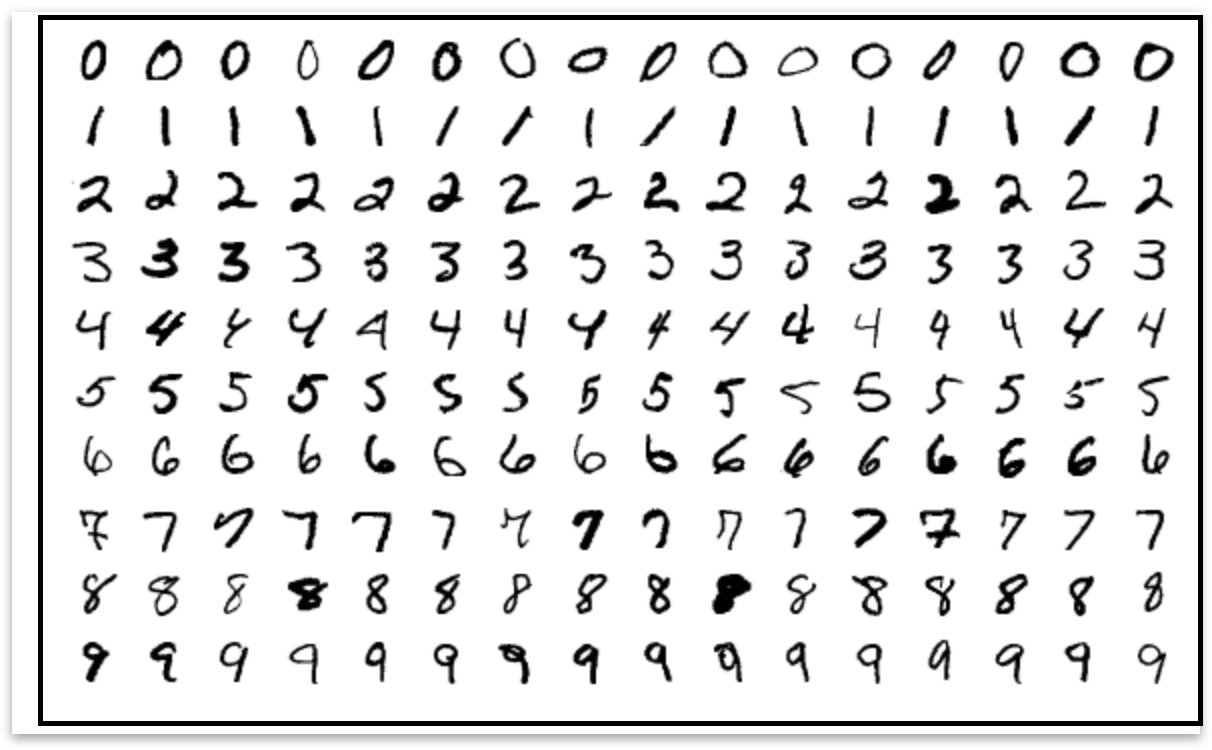
#> input picture example1.png, 1212 x 750 px
$ python digit_detection.py   (older library calls are emulated)
#> lines starting #> are read from the running program, lines starting #| are printed output that depends on the picture; after the words box and inside, x2 and y2 are one past the last pixel; in counts of white or black regions, pixels touching at a corner belong together
### contrast.py
import cv2

def increase_contrast(image):
    if len(image.shape) == 2 :
        normalized = cv2.normalize(image,None,alpha=0,beta=255,norm_type=cv2.NORM_MINMAX,dtype=cv2.CV_8U)
        equalized=cv2.equalizeHist(normalized)

        return equalized
    elif len(image.shape)==3 and image.shape[2]==3:
        gray=cv2.cvtColor(image,cv2.COLOR_BGR2GRAY)
        normalized=cv2.normalize(gray,None,alpha=0,beta=255,norm_type=cv2.NORM_MINMAX,dtype=cv2.CV_8U)
        equalized=cv2.equalizeHist(normalized)
        contrast=cv2.cvtColor(equalized,cv2.COLOR_GRAY2BGR)
        return contrast
    else:
        ValueError('NNO')

### digit_detection.py
# import the necessary packages
from imutils.perspective import four_point_transform
from imutils import contours
import imutils
import cv2
import os
from tensorflow import keras
import tensorflow as tf
import numpy as np
import matplotlib.pyplot as plt
from functools import partial
from contrast import increase_contrast
# load the image
image = cv2.imread("example1.png")
#> image is the input picture: shape (750, 1212, 3); min 0, max 255, mean 230.3
# pre-process the image by resizing it, converting it to
# graycale, blurring it, and computing an edge map
# ratio = image.size / 500

image = imutils.resize(image, height=500)
#> image: shape (500, 808, 3)

image=increase_contrast(image)
#> in increase_contrast, `equalized=cv2.equalizeHist(normalized)`:
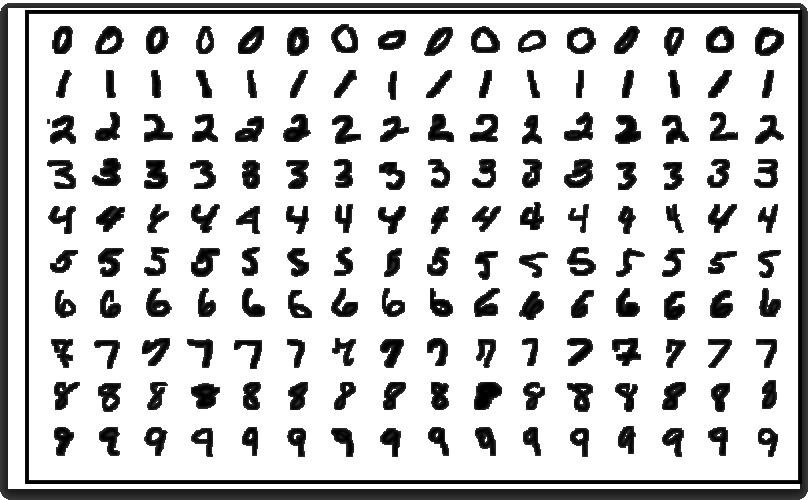
#> equalized: shape (500, 808); min 0, max 255, mean 202.7

gray = cv2.cvtColor(image, cv2.COLOR_BGR2GRAY)
blurred = cv2.GaussianBlur(gray, (5, 5), 0)
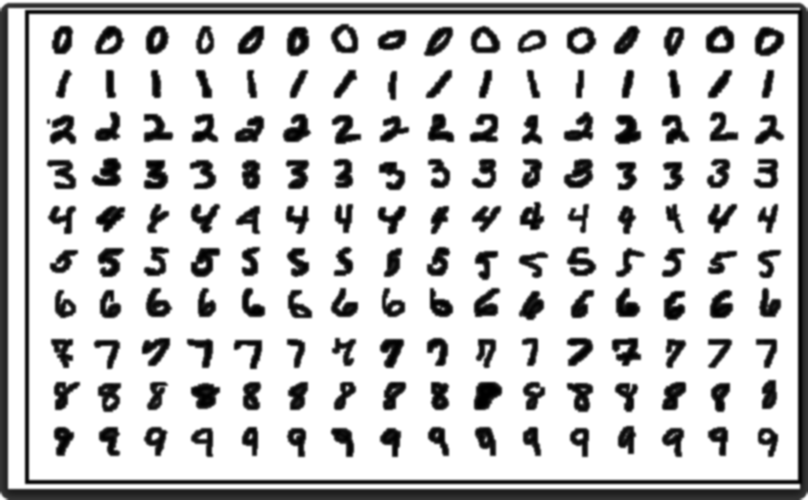
#> blurred: shape (500, 808); min 0, max 255, mean 202.7
edged = cv2.Canny(blurred, 50, 200, 255)
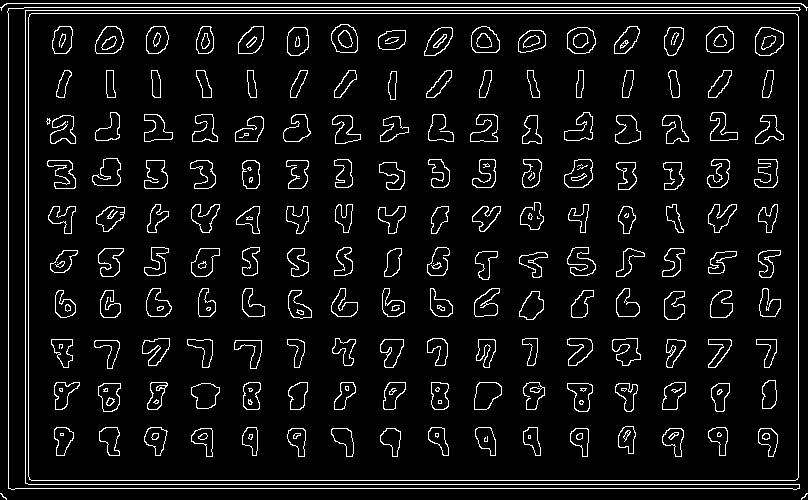
#> edged: shape (500, 808); 6.6% white in thin lines or dots

cv2.imshow('og',image)
cv2.waitKey(0)
cv2.destroyAllWindows()


# find contours in the edge map, then sort them by their
# size in descending order
cnts = cv2.findContours(edged.copy(), cv2.RETR_EXTERNAL,
	cv2.CHAIN_APPROX_SIMPLE)
#> cnts = 5 contours, 3 with area under 20; largest, box (x1, y1, x2, y2) and area: (28, 13, 799, 481) 359572, (7, 7, 801, 490) 13594
cnts = imutils.grab_contours(cnts)
cnts = sorted(cnts, key=cv2.contourArea, reverse=True)


## contours of the display
displayCnt = None
# # loop over the contours
for c in cnts:
	# approximate the contour
    peri = cv2.arcLength(c, True)
    approx = cv2.approxPolyDP(c, 0.02 * peri, True)
    # if the contour has four vertices, then we have found
    # the thermostat display
    if len(approx) == 4:
        displayCnt = approx
#> this loop made 5 passes
#> (peri, displayCnt) on pass 1: (2469.3, [[29, 14], [29, 479], [797, 479], [797, 14]])
#> peri on passes 2, 4, 5: 4093, 18.73, 18.73
    # break

# extract the display, apply a perspective transform
# to it
if displayCnt is not None:
    warped = four_point_transform(gray, displayCnt.reshape(4, 2))
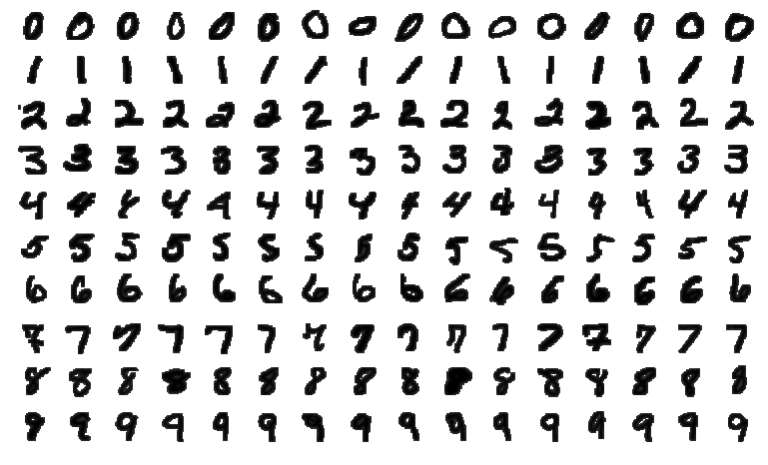
#> warped: shape (465, 768); min 0, max 255, mean 214.6
    output = four_point_transform(image, displayCnt.reshape(4, 2))

    thresh = cv2.threshold(warped, 0, 255,
        cv2.THRESH_BINARY_INV | cv2.THRESH_OTSU)[1]
#> thresh: shape (465, 768); 17.2% white; 161 white regions (1 under 20 px), largest, box (x1, y1, x2, y2) and area: (444, 367, 472, 395) 576, (534, 145, 563, 174) 573, (725, 13, 754, 42) 555
    kernel = cv2.getStructuringElement(cv2.MORPH_ELLIPSE, (5,5))
    thresh = cv2.morphologyEx(thresh, cv2.MORPH_OPEN, kernel)
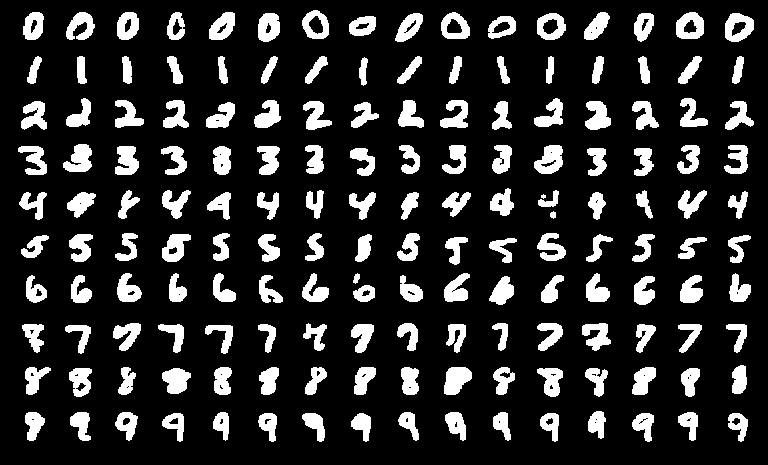
#> thresh: shape (465, 768); 16.8% white; 163 white regions (1 under 20 px), largest, box (x1, y1, x2, y2) and area: (444, 367, 472, 395) 572, (534, 145, 563, 174) 569, (725, 13, 754, 42) 548
    thresh=thresh[15:thresh.shape[0]-15,15:thresh.shape[1]-15]
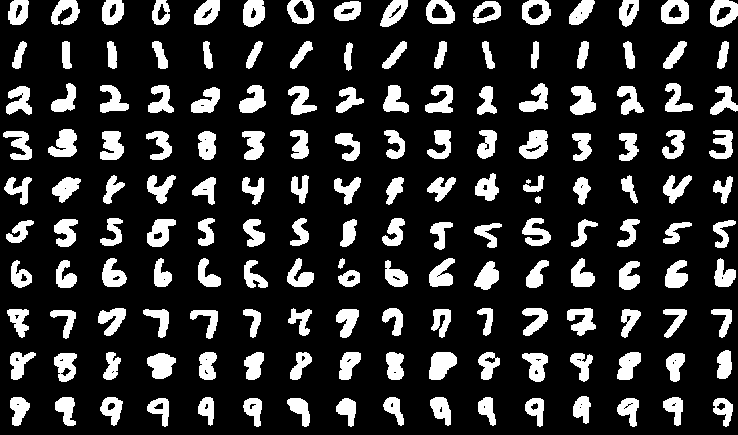
#> thresh: shape (435, 738); 18.5% white; 163 white regions (1 under 20 px)

    cv2.imshow('thresh',thresh)
    cv2.waitKey(0)
    cv2.destroyAllWindows()

    # find contours in the thresholded image, then initialize the
    # digit contours lists
    cnts = cv2.findContours(thresh.copy(), cv2.RETR_EXTERNAL,
        cv2.CHAIN_APPROX_SIMPLE)
#> cnts = 163 contours, 1 with area under 20; largest, box (x1, y1, x2, y2) and area: (710, 0, 738, 27) 590, (522, 0, 551, 25) 568, (661, 0, 689, 24) 562, (519, 130, 548, 159) 558, (426, 0, 455, 24) 554
    cnts = imutils.grab_contours(cnts)
    digitCnts = []

    # loop over the digit area candidates
    xy=[]
    for dgit in cnts:
        # compute the bounding box of the contour
        (x, y, w, h) = cv2.boundingRect(dgit)
        # if the contour is sufficiently large, it must be a digit
        if w >= 10 and h >= 10:
            xy.append((x,y,w,h))
            digitCnts.append(dgit)
#> this loop made 163 passes
#> (x, y, w, h) on passes 1 to 3: (713, 398, 20, 29), (617, 398, 22, 29), (525, 398, 19, 29)
#> after the loop, digitCnts = 158 contours; largest, box (x1, y1, x2, y2) and area: (710, 0, 738, 27) 590, (522, 0, 551, 25) 568, (661, 0, 689, 24) 562, (519, 130, 548, 159) 558, (426, 0, 455, 24) 554; xy = 158 items, first 6: (713, 398, 20, 29), (617, 398, 22, 29), (525, 398, 19, 29), (336, 398, 20, 29), (287, 398, 23, 29), (243, 398, 19, 29)

    print(len(cnts))
#| 163
    print(len(digitCnts))
#| 158
    print(len(xy))
#| 158


    #Draw bounding boxes around the digits
    if len(digitCnts)>0:

        for (x, y, w, h) in xy:
            cv2.rectangle(output, (x+15, y+15), (x + w+15, y + h+15), (0, 255, 0), 2)
#> this loop made 158 passes
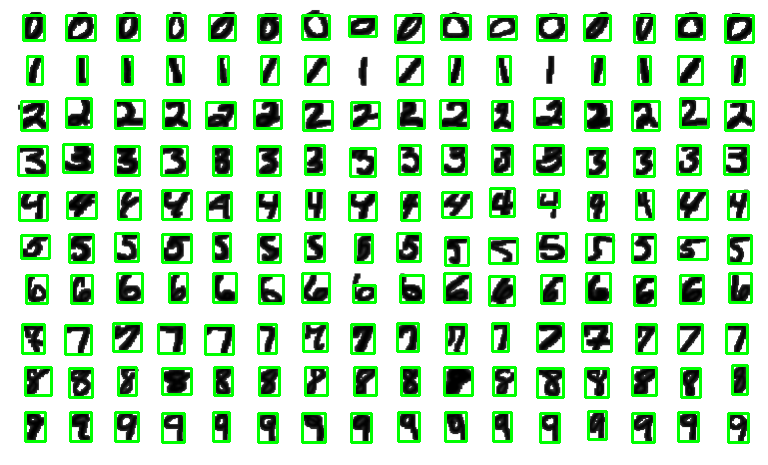
#> output: shape (465, 768, 3); mean B, G, R 186.9, 220.7, 186.9

    else:
        print('NO')

    cv2.imshow('Input',image)
    cv2.imshow('Output',output)
    cv2.waitKey(0)
    cv2.destroyAllWindows
else:
     print("No display contours found")

$ run again, with ex2.png copied over example1.png
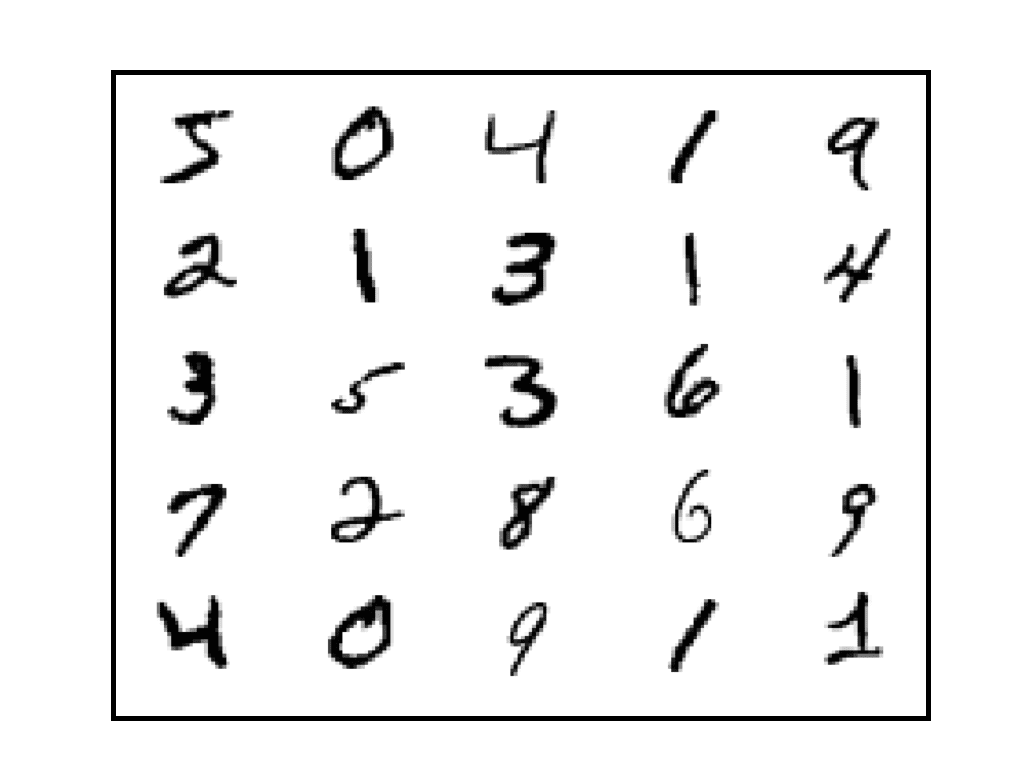
#> input picture ex2.png, 1024 x 768 px
#> image is the input picture: shape (768, 1024, 3); min 0, max 255, mean 240.3
#> image: shape (500, 666, 3)
#> `edged = cv2.Canny(blurred, 50, 200, 255)`:
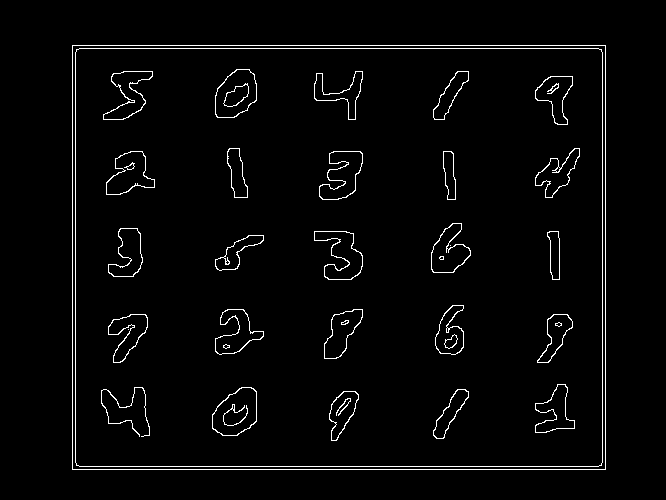
#> edged: shape (500, 666); 2.7% white in thin lines or dots, all inside (x1, y1, x2, y2) = (72, 45, 606, 470)
#> `cnts = cv2.findContours(edged.copy(), cv2.RETR_EXTERNAL, cv2.CHAIN_APP..`: cnts = 1 contour; box (x1, y1, x2, y2) and area: (72, 45, 606, 470) 225992
#> `cnts = imutils.grab_contours(cnts)`: cnts = [[[72, 45], [72, 469], [605, 469], [605, 45]]]
#> the loop `for c in cnts:` made 1 pass
#> (peri, displayCnt) on pass 1: (1914, [[72, 45], [72, 469], [605, 469], [605, 45]])
#> `cnts = cv2.findContours(thresh.copy(), cv2.RETR_EXTERNAL, cv2.CHAIN_AP..`: cnts = 25 contours; largest, box (x1, y1, x2, y2) and area: (125, 326, 170, 375) 1536, (128, 9, 170, 58) 1460, (232, 91, 275, 140) 1160, (14, 326, 63, 375) 1153, (19, 91, 68, 135) 1145
#> the loop `for dgit in cnts:` made 25 passes
#> (x, y, w, h) on passes 1 to 8: (242, 330, 29, 50), (345, 328, 36, 50), (125, 326, 45, 49), (14, 326, 49, 49), (447, 323, 40, 49), (452, 253, 33, 49), (21, 253, 40, 49), (237, 248, 38, 50)
#> after the loop `for dgit in cnts:`: digitCnts has the same summary as cnts; xy = 25 items, first 6: (242, 330, 29, 50), (345, 328, 36, 50), (125, 326, 45, 49), (14, 326, 49, 49), (447, 323, 40, 49), (452, 253, 33, 49)
#| 25
#| 25
#| 25
#> the loop `for (x, y, w, h) in xy:` made 25 passes
#> after the loop `for (x, y, w, h) in xy:`:
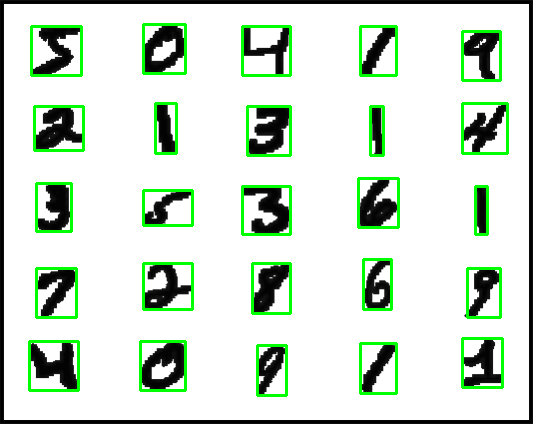
#> output: shape (424, 533, 3); mean B, G, R 208.3, 222.9, 208.3
